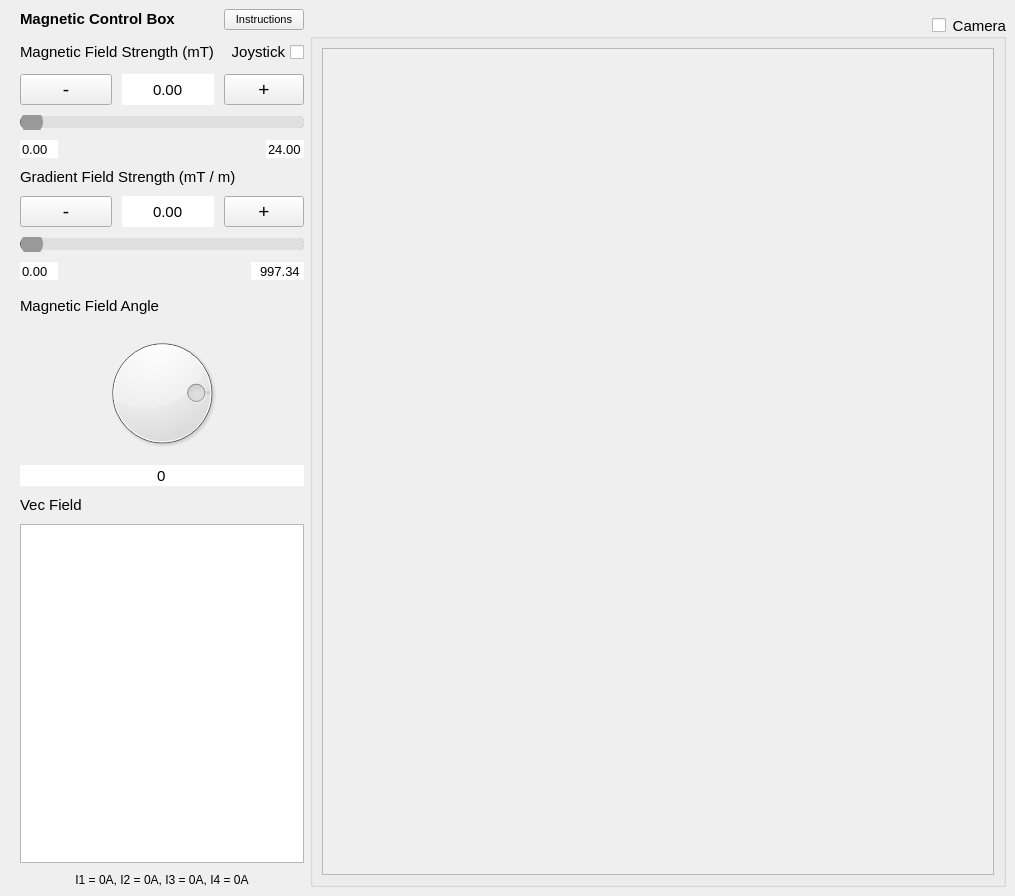
<?xml version="1.0" encoding="UTF-8"?>
<ui version="4.0">
 <class>MainWindow</class>
 <widget class="QMainWindow" name="MainWindow">
  <property name="geometry">
   <rect>
    <x>0</x>
    <y>0</y>
    <width>1015</width>
    <height>896</height>
   </rect>
  </property>
  <property name="windowTitle">
   <string>MainWindow</string>
  </property>
  <property name="tabShape">
   <enum>QTabWidget::Rounded</enum>
  </property>
  <widget class="QWidget" name="centralwidget">
   <layout class="QGridLayout" name="gridLayout" columnstretch="1,3">
    <property name="leftMargin">
     <number>20</number>
    </property>
    <item row="1" column="1">
     <widget class="QGroupBox" name="CameraCheckbox">
      <property name="font">
       <font>
        <pointsize>11</pointsize>
       </font>
      </property>
      <property name="title">
       <string>Camera</string>
      </property>
      <property name="alignment">
       <set>Qt::AlignRight|Qt::AlignTrailing|Qt::AlignVCenter</set>
      </property>
      <property name="checkable">
       <bool>true</bool>
      </property>
      <property name="checked">
       <bool>false</bool>
      </property>
      <layout class="QGridLayout" name="gridLayout_3">
       <item row="0" column="0">
        <widget class="QGraphicsView" name="CamView">
         <property name="sizePolicy">
          <sizepolicy hsizetype="Expanding" vsizetype="Expanding">
           <horstretch>2</horstretch>
           <verstretch>2</verstretch>
          </sizepolicy>
         </property>
        </widget>
       </item>
      </layout>
     </widget>
    </item>
    <item row="0" column="0" rowspan="2">
     <layout class="QVBoxLayout" name="verticalLayout_2" stretch="0,1,2,4">
      <property name="spacing">
       <number>10</number>
      </property>
      <item>
       <layout class="QHBoxLayout" name="horizontalLayout_2">
        <item>
         <widget class="QLabel" name="label_9">
          <property name="sizePolicy">
           <sizepolicy hsizetype="MinimumExpanding" vsizetype="Maximum">
            <horstretch>1</horstretch>
            <verstretch>1</verstretch>
           </sizepolicy>
          </property>
          <property name="font">
           <font>
            <pointsize>11</pointsize>
            <weight>75</weight>
            <bold>true</bold>
           </font>
          </property>
          <property name="text">
           <string>Magnetic Control Box</string>
          </property>
          <property name="alignment">
           <set>Qt::AlignLeading|Qt::AlignLeft|Qt::AlignVCenter</set>
          </property>
         </widget>
        </item>
        <item>
         <widget class="QPushButton" name="InstructionsButton">
          <property name="sizePolicy">
           <sizepolicy hsizetype="Fixed" vsizetype="Fixed">
            <horstretch>0</horstretch>
            <verstretch>0</verstretch>
           </sizepolicy>
          </property>
          <property name="font">
           <font>
            <pointsize>8</pointsize>
           </font>
          </property>
          <property name="layoutDirection">
           <enum>Qt::RightToLeft</enum>
          </property>
          <property name="text">
           <string notr="true">Instructions</string>
          </property>
         </widget>
        </item>
       </layout>
      </item>
      <item>
       <layout class="QGridLayout" name="gridLayout_6" rowstretch="1,1,1,1,1,1,1,1" columnstretch="1,1,1">
        <item row="3" column="2">
         <widget class="QDoubleSpinBox" name="MaxB">
          <property name="sizePolicy">
           <sizepolicy hsizetype="Fixed" vsizetype="Fixed">
            <horstretch>0</horstretch>
            <verstretch>0</verstretch>
           </sizepolicy>
          </property>
          <property name="font">
           <font>
            <pointsize>10</pointsize>
           </font>
          </property>
          <property name="layoutDirection">
           <enum>Qt::RightToLeft</enum>
          </property>
          <property name="frame">
           <bool>false</bool>
          </property>
          <property name="alignment">
           <set>Qt::AlignRight|Qt::AlignTrailing|Qt::AlignVCenter</set>
          </property>
          <property name="readOnly">
           <bool>true</bool>
          </property>
          <property name="buttonSymbols">
           <enum>QAbstractSpinBox::NoButtons</enum>
          </property>
          <property name="value">
           <double>24.000000000000000</double>
          </property>
         </widget>
        </item>
        <item row="6" column="0" colspan="3">
         <widget class="QSlider" name="G_slider">
          <property name="enabled">
           <bool>false</bool>
          </property>
          <property name="styleSheet">
           <string notr="true">QSlider {
    background-color: transparent;
}

QSlider::groove:horizontal {
    border: 1px solid #666;
    height: 10px;
    background: #e0e0e0;
    border-radius: 5px;
}

QSlider::handle:horizontal {
    background: #999;  /* Lighter gray handle */
    border: 1px solid #999;
    width: 20px;
    height: 20px;
    margin: -6px 0;
    border-radius: 10px;
}

QSlider::handle:horizontal:hover {
    background: #777;  /* Slightly darker on hover */
    border: 1px solid #777;
}

QSlider::sub-page:horizontal {
    background: qlineargradient(spread:pad, x1:0, y1:0, x2:1, y2:0, 
                                stop:0 #b3d1ff, stop:1 #003366);  /* Light to dark blue */
    border-radius: 5px;
}

QSlider::add-page:horizontal {
    background: #e0e0e0;
    border-radius: 5px;
}
</string>
          </property>
          <property name="orientation">
           <enum>Qt::Horizontal</enum>
          </property>
         </widget>
        </item>
        <item row="0" column="0" colspan="2">
         <widget class="QLabel" name="label_6">
          <property name="sizePolicy">
           <sizepolicy hsizetype="MinimumExpanding" vsizetype="Maximum">
            <horstretch>1</horstretch>
            <verstretch>1</verstretch>
           </sizepolicy>
          </property>
          <property name="font">
           <font>
            <pointsize>11</pointsize>
           </font>
          </property>
          <property name="text">
           <string>Magnetic Field Strength (mT)</string>
          </property>
          <property name="alignment">
           <set>Qt::AlignLeading|Qt::AlignLeft|Qt::AlignVCenter</set>
          </property>
         </widget>
        </item>
        <item row="1" column="2">
         <widget class="QPushButton" name="pushButton_7">
          <property name="sizePolicy">
           <sizepolicy hsizetype="MinimumExpanding" vsizetype="Expanding">
            <horstretch>1</horstretch>
            <verstretch>2</verstretch>
           </sizepolicy>
          </property>
          <property name="font">
           <font>
            <pointsize>14</pointsize>
           </font>
          </property>
          <property name="text">
           <string>+</string>
          </property>
         </widget>
        </item>
        <item row="7" column="2">
         <widget class="QDoubleSpinBox" name="MaxG">
          <property name="sizePolicy">
           <sizepolicy hsizetype="Fixed" vsizetype="Fixed">
            <horstretch>0</horstretch>
            <verstretch>0</verstretch>
           </sizepolicy>
          </property>
          <property name="font">
           <font>
            <pointsize>10</pointsize>
           </font>
          </property>
          <property name="layoutDirection">
           <enum>Qt::RightToLeft</enum>
          </property>
          <property name="frame">
           <bool>false</bool>
          </property>
          <property name="alignment">
           <set>Qt::AlignRight|Qt::AlignTrailing|Qt::AlignVCenter</set>
          </property>
          <property name="readOnly">
           <bool>true</bool>
          </property>
          <property name="buttonSymbols">
           <enum>QAbstractSpinBox::NoButtons</enum>
          </property>
          <property name="maximum">
           <double>1000.000000000000000</double>
          </property>
          <property name="value">
           <double>997.340000000000032</double>
          </property>
         </widget>
        </item>
        <item row="1" column="1">
         <widget class="QDoubleSpinBox" name="B_spinbox">
          <property name="sizePolicy">
           <sizepolicy hsizetype="MinimumExpanding" vsizetype="Expanding">
            <horstretch>1</horstretch>
            <verstretch>2</verstretch>
           </sizepolicy>
          </property>
          <property name="font">
           <font>
            <pointsize>11</pointsize>
           </font>
          </property>
          <property name="mouseTracking">
           <bool>false</bool>
          </property>
          <property name="tabletTracking">
           <bool>false</bool>
          </property>
          <property name="focusPolicy">
           <enum>Qt::WheelFocus</enum>
          </property>
          <property name="layoutDirection">
           <enum>Qt::LeftToRight</enum>
          </property>
          <property name="wrapping">
           <bool>false</bool>
          </property>
          <property name="frame">
           <bool>false</bool>
          </property>
          <property name="alignment">
           <set>Qt::AlignCenter</set>
          </property>
          <property name="readOnly">
           <bool>false</bool>
          </property>
          <property name="buttonSymbols">
           <enum>QAbstractSpinBox::NoButtons</enum>
          </property>
          <property name="accelerated">
           <bool>false</bool>
          </property>
          <property name="showGroupSeparator" stdset="0">
           <bool>true</bool>
          </property>
          <property name="maximum">
           <double>24.000000000000000</double>
          </property>
         </widget>
        </item>
        <item row="0" column="2">
         <widget class="QCheckBox" name="JoystickCheckbox">
          <property name="font">
           <font>
            <pointsize>11</pointsize>
           </font>
          </property>
          <property name="layoutDirection">
           <enum>Qt::RightToLeft</enum>
          </property>
          <property name="text">
           <string>Joystick</string>
          </property>
         </widget>
        </item>
        <item row="5" column="1">
         <widget class="QDoubleSpinBox" name="G_spinbox">
          <property name="sizePolicy">
           <sizepolicy hsizetype="MinimumExpanding" vsizetype="Expanding">
            <horstretch>1</horstretch>
            <verstretch>2</verstretch>
           </sizepolicy>
          </property>
          <property name="font">
           <font>
            <pointsize>11</pointsize>
           </font>
          </property>
          <property name="mouseTracking">
           <bool>false</bool>
          </property>
          <property name="tabletTracking">
           <bool>false</bool>
          </property>
          <property name="focusPolicy">
           <enum>Qt::WheelFocus</enum>
          </property>
          <property name="layoutDirection">
           <enum>Qt::LeftToRight</enum>
          </property>
          <property name="autoFillBackground">
           <bool>false</bool>
          </property>
          <property name="wrapping">
           <bool>false</bool>
          </property>
          <property name="frame">
           <bool>false</bool>
          </property>
          <property name="alignment">
           <set>Qt::AlignCenter</set>
          </property>
          <property name="buttonSymbols">
           <enum>QAbstractSpinBox::NoButtons</enum>
          </property>
          <property name="accelerated">
           <bool>false</bool>
          </property>
          <property name="showGroupSeparator" stdset="0">
           <bool>false</bool>
          </property>
         </widget>
        </item>
        <item row="3" column="0">
         <widget class="QDoubleSpinBox" name="MinB">
          <property name="sizePolicy">
           <sizepolicy hsizetype="Fixed" vsizetype="Fixed">
            <horstretch>0</horstretch>
            <verstretch>0</verstretch>
           </sizepolicy>
          </property>
          <property name="font">
           <font>
            <pointsize>10</pointsize>
           </font>
          </property>
          <property name="frame">
           <bool>false</bool>
          </property>
          <property name="readOnly">
           <bool>true</bool>
          </property>
          <property name="buttonSymbols">
           <enum>QAbstractSpinBox::NoButtons</enum>
          </property>
         </widget>
        </item>
        <item row="5" column="0">
         <widget class="QPushButton" name="pushButton_5">
          <property name="sizePolicy">
           <sizepolicy hsizetype="MinimumExpanding" vsizetype="Expanding">
            <horstretch>1</horstretch>
            <verstretch>2</verstretch>
           </sizepolicy>
          </property>
          <property name="font">
           <font>
            <pointsize>14</pointsize>
           </font>
          </property>
          <property name="text">
           <string>-</string>
          </property>
         </widget>
        </item>
        <item row="2" column="0" colspan="3">
         <widget class="QSlider" name="B_slider">
          <property name="enabled">
           <bool>false</bool>
          </property>
          <property name="sizePolicy">
           <sizepolicy hsizetype="Minimum" vsizetype="Fixed">
            <horstretch>0</horstretch>
            <verstretch>0</verstretch>
           </sizepolicy>
          </property>
          <property name="styleSheet">
           <string notr="true">QSlider {
    background-color: transparent;
}

QSlider::groove:horizontal {
    border: 1px solid #666;
    height: 10px;
    background: #e0e0e0;
    border-radius: 5px;
}

QSlider::handle:horizontal {
    background: #999;  /* Lighter gray handle */
    border: 1px solid #999;
    width: 20px;
    height: 20px;
    margin: -6px 0;
    border-radius: 10px;
}

QSlider::handle:horizontal:hover {
    background: #777;  /* Slightly darker on hover */
    border: 1px solid #777;
}

QSlider::sub-page:horizontal {
    background: qlineargradient(spread:pad, x1:0, y1:0, x2:1, y2:0, 
                                stop:0 #b3d1ff, stop:1 #003366);  /* Light to dark blue */
    border-radius: 5px;
}

QSlider::add-page:horizontal {
    background: #e0e0e0;
    border-radius: 5px;
}
</string>
          </property>
          <property name="orientation">
           <enum>Qt::Horizontal</enum>
          </property>
         </widget>
        </item>
        <item row="1" column="0">
         <widget class="QPushButton" name="pushButton_8">
          <property name="sizePolicy">
           <sizepolicy hsizetype="MinimumExpanding" vsizetype="Expanding">
            <horstretch>1</horstretch>
            <verstretch>2</verstretch>
           </sizepolicy>
          </property>
          <property name="font">
           <font>
            <pointsize>14</pointsize>
           </font>
          </property>
          <property name="text">
           <string>-</string>
          </property>
         </widget>
        </item>
        <item row="5" column="2">
         <widget class="QPushButton" name="pushButton_6">
          <property name="sizePolicy">
           <sizepolicy hsizetype="MinimumExpanding" vsizetype="Expanding">
            <horstretch>1</horstretch>
            <verstretch>2</verstretch>
           </sizepolicy>
          </property>
          <property name="font">
           <font>
            <pointsize>14</pointsize>
           </font>
          </property>
          <property name="text">
           <string>+</string>
          </property>
         </widget>
        </item>
        <item row="4" column="0" colspan="3">
         <widget class="QLabel" name="label_5">
          <property name="sizePolicy">
           <sizepolicy hsizetype="MinimumExpanding" vsizetype="Maximum">
            <horstretch>1</horstretch>
            <verstretch>1</verstretch>
           </sizepolicy>
          </property>
          <property name="font">
           <font>
            <pointsize>11</pointsize>
           </font>
          </property>
          <property name="text">
           <string>Gradient Field Strength (mT / m)</string>
          </property>
          <property name="alignment">
           <set>Qt::AlignLeading|Qt::AlignLeft|Qt::AlignVCenter</set>
          </property>
         </widget>
        </item>
        <item row="7" column="0">
         <widget class="QDoubleSpinBox" name="MinG">
          <property name="sizePolicy">
           <sizepolicy hsizetype="Fixed" vsizetype="Fixed">
            <horstretch>0</horstretch>
            <verstretch>0</verstretch>
           </sizepolicy>
          </property>
          <property name="font">
           <font>
            <pointsize>10</pointsize>
           </font>
          </property>
          <property name="frame">
           <bool>false</bool>
          </property>
          <property name="readOnly">
           <bool>true</bool>
          </property>
          <property name="buttonSymbols">
           <enum>QAbstractSpinBox::NoButtons</enum>
          </property>
         </widget>
        </item>
       </layout>
      </item>
      <item>
       <layout class="QVBoxLayout" name="verticalLayout" stretch="0,4,0">
        <item>
         <widget class="QLabel" name="label_4">
          <property name="sizePolicy">
           <sizepolicy hsizetype="MinimumExpanding" vsizetype="MinimumExpanding">
            <horstretch>1</horstretch>
            <verstretch>1</verstretch>
           </sizepolicy>
          </property>
          <property name="font">
           <font>
            <pointsize>11</pointsize>
           </font>
          </property>
          <property name="text">
           <string>Magnetic Field Angle</string>
          </property>
          <property name="alignment">
           <set>Qt::AlignLeading|Qt::AlignLeft|Qt::AlignVCenter</set>
          </property>
         </widget>
        </item>
        <item>
         <widget class="QDial" name="theta_dial">
          <property name="maximum">
           <number>359</number>
          </property>
          <property name="value">
           <number>269</number>
          </property>
          <property name="sliderPosition">
           <number>269</number>
          </property>
          <property name="tracking">
           <bool>true</bool>
          </property>
          <property name="orientation">
           <enum>Qt::Horizontal</enum>
          </property>
          <property name="invertedAppearance">
           <bool>false</bool>
          </property>
          <property name="invertedControls">
           <bool>false</bool>
          </property>
          <property name="wrapping">
           <bool>true</bool>
          </property>
          <property name="notchTarget">
           <double>0.000000000000000</double>
          </property>
          <property name="notchesVisible">
           <bool>false</bool>
          </property>
         </widget>
        </item>
        <item>
         <widget class="QSpinBox" name="theta_spinbox">
          <property name="font">
           <font>
            <pointsize>11</pointsize>
           </font>
          </property>
          <property name="frame">
           <bool>false</bool>
          </property>
          <property name="alignment">
           <set>Qt::AlignCenter</set>
          </property>
          <property name="readOnly">
           <bool>true</bool>
          </property>
          <property name="buttonSymbols">
           <enum>QAbstractSpinBox::NoButtons</enum>
          </property>
          <property name="maximum">
           <number>359</number>
          </property>
         </widget>
        </item>
       </layout>
      </item>
      <item>
       <layout class="QGridLayout" name="gridLayout_2">
        <item row="0" column="0">
         <widget class="QLabel" name="label_8">
          <property name="sizePolicy">
           <sizepolicy hsizetype="Minimum" vsizetype="Minimum">
            <horstretch>0</horstretch>
            <verstretch>0</verstretch>
           </sizepolicy>
          </property>
          <property name="text">
           <string>&lt;html&gt;&lt;head/&gt;&lt;body&gt;&lt;p&gt;&lt;span style=&quot; font-size:11pt;&quot;&gt;Vec Field&lt;/span&gt;&lt;/p&gt;&lt;/body&gt;&lt;/html&gt;</string>
          </property>
         </widget>
        </item>
        <item row="1" column="0">
         <widget class="QGraphicsView" name="VecView">
          <property name="sizePolicy">
           <sizepolicy hsizetype="Expanding" vsizetype="Expanding">
            <horstretch>2</horstretch>
            <verstretch>2</verstretch>
           </sizepolicy>
          </property>
         </widget>
        </item>
        <item row="2" column="0">
         <widget class="QLabel" name="CurrentsLabel">
          <property name="sizePolicy">
           <sizepolicy hsizetype="Minimum" vsizetype="Minimum">
            <horstretch>0</horstretch>
            <verstretch>0</verstretch>
           </sizepolicy>
          </property>
          <property name="text">
           <string>I1 = 0A, I2 = 0A, I3 = 0A, I4 = 0A</string>
          </property>
          <property name="alignment">
           <set>Qt::AlignCenter</set>
          </property>
         </widget>
        </item>
       </layout>
      </item>
     </layout>
    </item>
   </layout>
  </widget>
 </widget>
 <resources/>
 <connections>
  <connection>
   <sender>pushButton_7</sender>
   <signal>clicked()</signal>
   <receiver>B_spinbox</receiver>
   <slot>stepUp()</slot>
   <hints>
    <hint type="sourcelabel">
     <x>283</x>
     <y>82</y>
    </hint>
    <hint type="destinationlabel">
     <x>212</x>
     <y>97</y>
    </hint>
   </hints>
  </connection>
  <connection>
   <sender>pushButton_8</sender>
   <signal>clicked()</signal>
   <receiver>B_spinbox</receiver>
   <slot>stepDown()</slot>
   <hints>
    <hint type="sourcelabel">
     <x>70</x>
     <y>87</y>
    </hint>
    <hint type="destinationlabel">
     <x>196</x>
     <y>90</y>
    </hint>
   </hints>
  </connection>
  <connection>
   <sender>pushButton_6</sender>
   <signal>clicked()</signal>
   <receiver>G_spinbox</receiver>
   <slot>stepUp()</slot>
   <hints>
    <hint type="sourcelabel">
     <x>293</x>
     <y>212</y>
    </hint>
    <hint type="destinationlabel">
     <x>212</x>
     <y>212</y>
    </hint>
   </hints>
  </connection>
  <connection>
   <sender>pushButton_5</sender>
   <signal>clicked()</signal>
   <receiver>G_spinbox</receiver>
   <slot>stepDown()</slot>
   <hints>
    <hint type="sourcelabel">
     <x>114</x>
     <y>212</y>
    </hint>
    <hint type="destinationlabel">
     <x>212</x>
     <y>212</y>
    </hint>
   </hints>
  </connection>
 </connections>
</ui>
